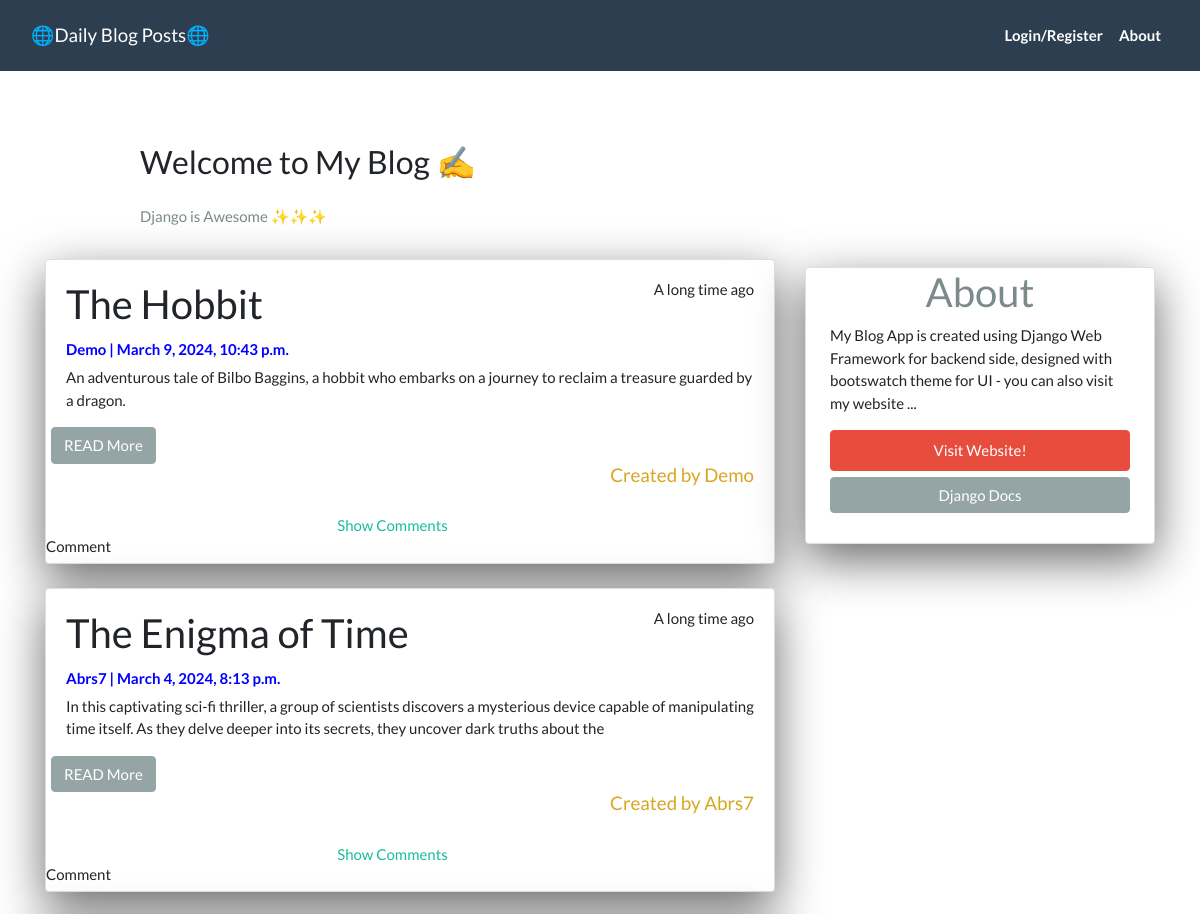
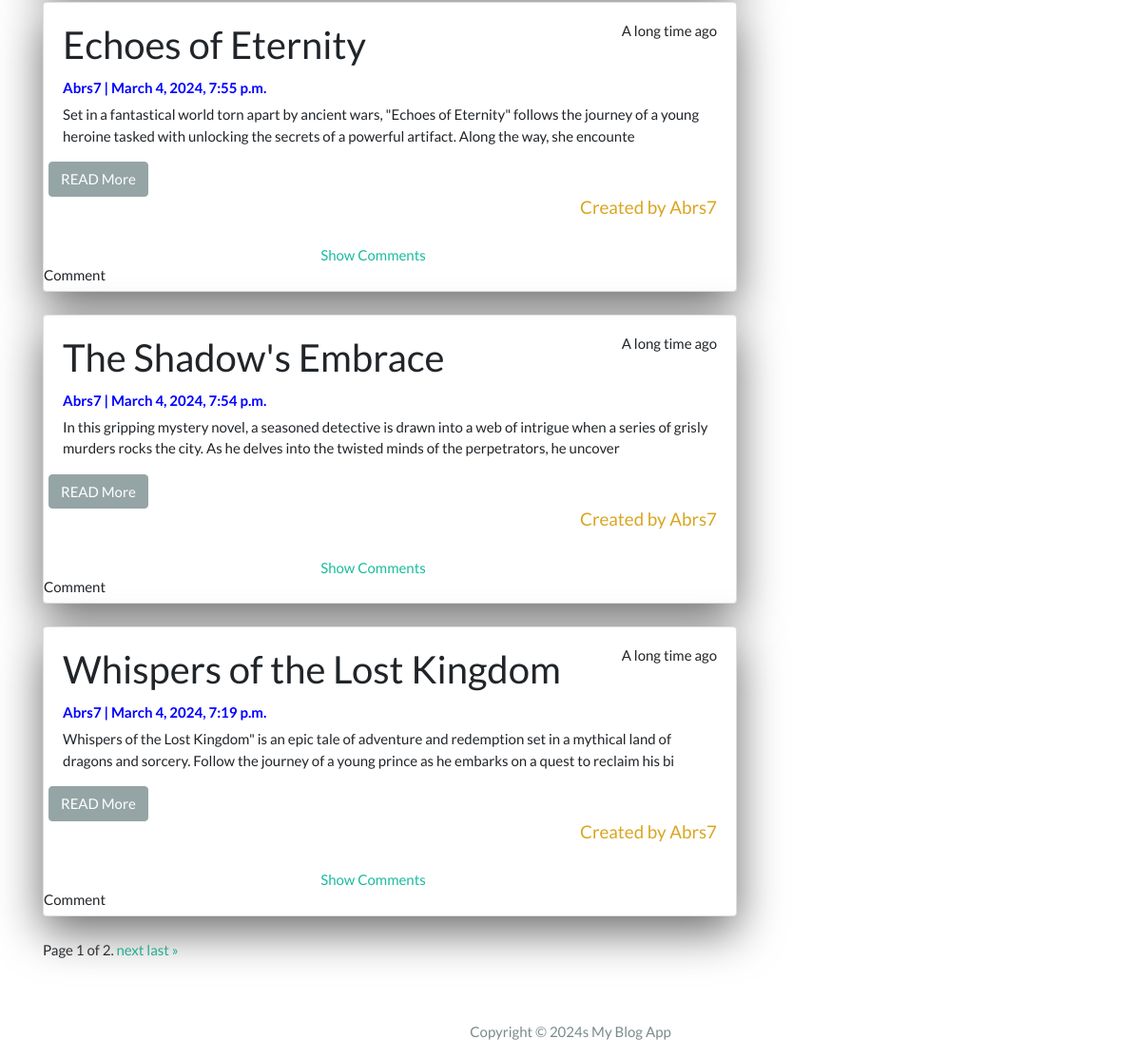
The app's page /app/, older data (2 pictures, top to bottom).
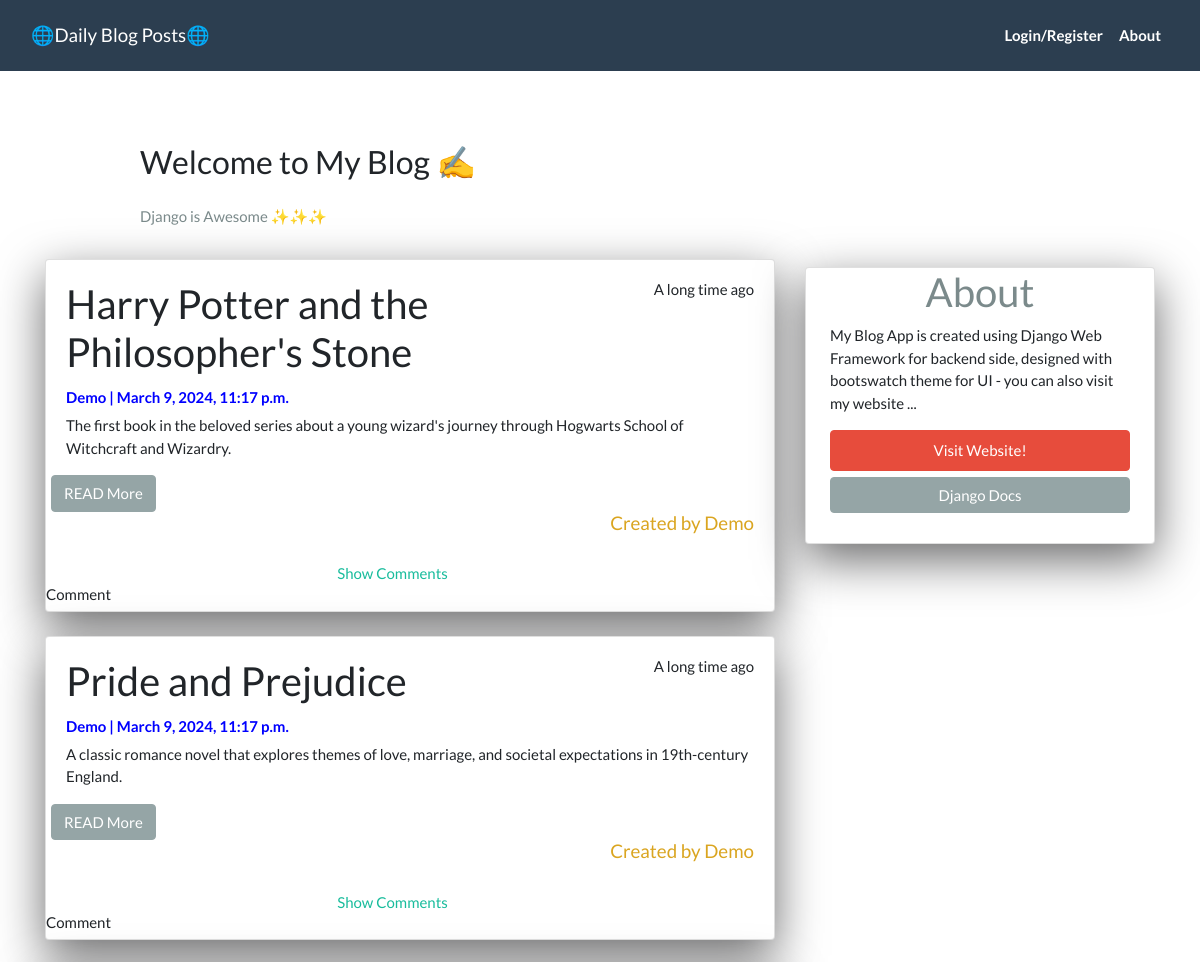
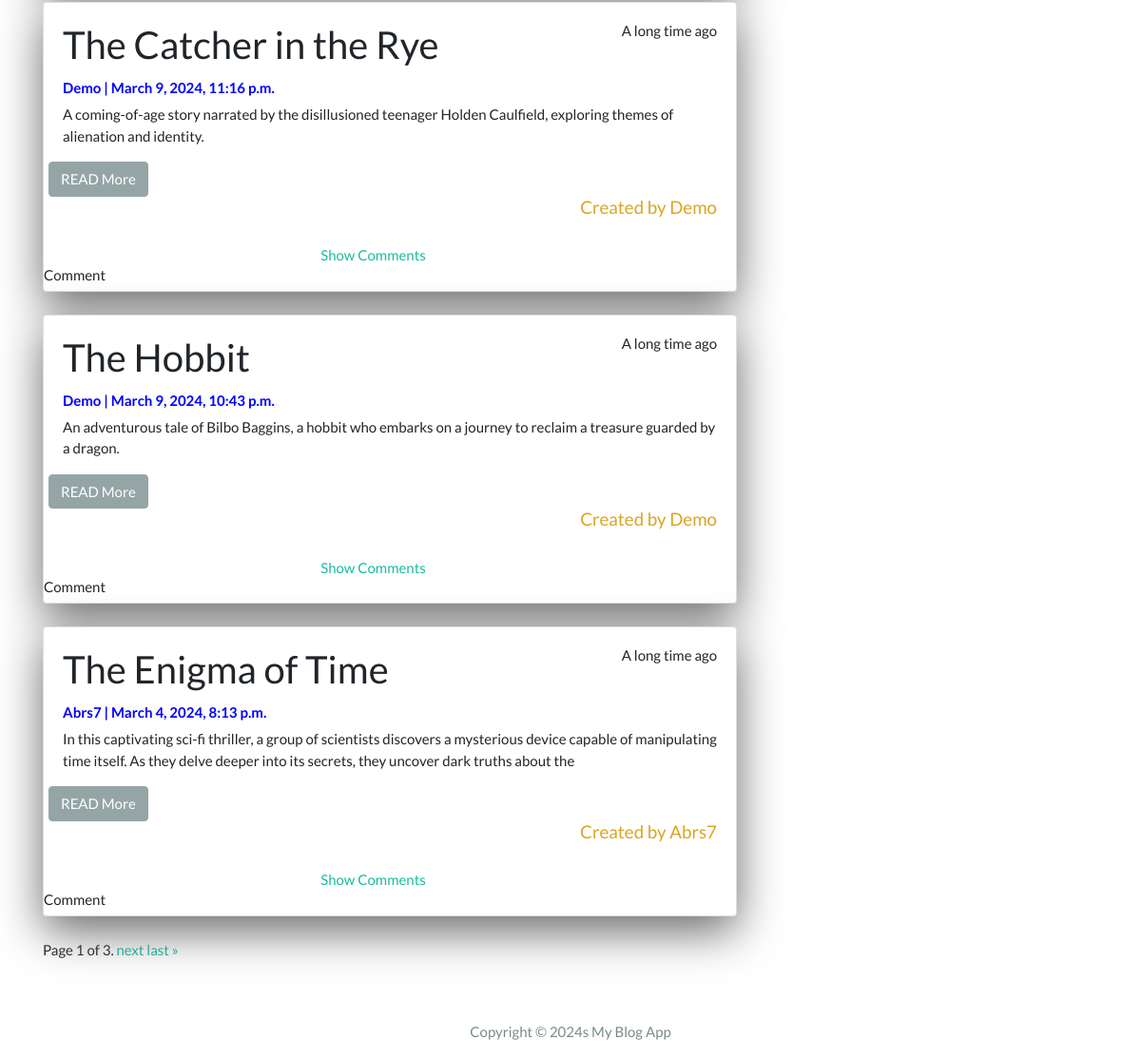
The same page, newer data (2 pictures, top to bottom).
### app/models.py (models this page shows, shortened)
class Post(models.Model):
    title = models.CharField(max_length =256, unique=True)
    slug = models.SlugField(max_length=256, unique=True )
    author = models.ForeignKey(User, on_delete=models.CASCADE, related_name='blog_posts')
    created_on = models.DateTimeField(auto_now_add = True)
    updated_on = models.DateTimeField(auto_now = True)
    content = models.TextField()
    status = models.IntegerField(choices = STATUS, default= 0)
    class Meta():
        ordering = ['-created_on']

### app/views.py (the view)
# urls.py: path('', views.PostList.as_view(), name = 'post_list'),
class PostList(ListView):
    queryset = Post.objects.filter(status=1).order_by('-created_on')
    template_name = 'index.html'
    paginate_by = 5
    def get_context_data(self, **kwargs):
        context = super().get_context_data(**kwargs)
        context['post_id'] = self.kwargs.get('post_id')
        return context

### app/templatetags/custom_filters.py (called while the page is built)
@register.filter(name='first_upper')
def first_upper(value):
    return value[0].upper() + value[1:]

### templates/index.html (shortened to what this page needs)
{% extends "base.html" %}
{% block content %}
<header class="masthead">
  <div class="container">
    <div class="row">
      <div class=" col-md-8 col-md-10 mx-auto">
        <div class="site-heading">
          <h3 class=" site-heading my-4 mt-3 text-black"> Welcome to My Blog ✍️ </h3>
          <p class="text-dark">Django is Awesome ✨✨✨ </p>
        </div>
      </div>
    </div>
  </div>
</header>
<div class="container">
  <div class="row">
    <div class="col-md-8 mt-3 left">
      {% for post in post_list %}
      <div class="card mb-4">
        <div class="card-body">
         <div class="float-right">
          {% if request.user.is_authenticated %}
          {%if request.user.is_active %}
          <h6>Active</h6>
          {% else %}
          <h6>last seen recently</h6>
          {% endif %}
          {% else %}
          <h6>A long time ago</h6>
          {% endif %}
        </div>
          <h2 class="card-title">{{ post.title }}</h2>
          {% load custom_filters %}
          <p class="card-text text-green h6" style="color: blue; font-weight: bolder;">{{ post.author.username| first_upper }} | {{ post.created_on}} </p>
          <p class="card-text">{{post.content|slice:":200"}} </p>
          <div class="row">
          <a href="{% url 'post_detail' post.slug  %}">
         <button class="btn btn-secondary mx-6">READ More</button>
      </a>
      </div>
      {% load custom_filters %}
      <h5 class="text-green mx-12 float-right " style="color: goldenrod;">Created by {{post.author.username|first_upper}}</h5>
        </div>
    <a href="#comments-section" class=" toggle-comments-btn" style="padding-left: 40%;">Show Comments</a>
<div id="comments-section" class="comments-section">
    <div id="comments-container" class="comments-container">
        {% if not post.comments.all %}
        <h6>Comment</h6>
        {% else %}
         {% for comment in post.comments.all%}
        <h4>  {{comment.name}} -> {{comment.created_on}}  </h4>
        <h6>  {{comment.body}} </h6>
         {% endfor %}
        {% endif %}
    </div>
</div>
    </div>
      {% endfor %}
      <div class="pagination">
        <span class="step-links">
            {% if is_paginated %}
                <span class="current">
                    Page {{ page_obj.number }} of {{ paginator.num_pages }}.
                </span>
                {% if page_obj.has_next %}
                    <a href="?page={{ page_obj.next_page_number }}">next</a>
                    <a href="?page={{ paginator.num_pages }}">last &raquo;</a>
                {% endif %}
            {% endif %}
        </span>
    </div>
    </div>
   {% block sidebar %}
   {% include 'sidebar.html'%}
   {% endblock sidebar%}
  </div>
</div>
{%endblock%}

### templates/base.html (shortened to what this page needs)
<!DOCTYPE html>
<html>
  {% load static %}
<head>
  <link rel="stylesheet" href="https://stackpath.bootstrapcdn.com/bootswatch/4.5.2/flatly/bootstrap.min.css">
</head>
<body>
  <nav class="navbar navbar-expand-lg navbar-dark bg-primary" id="mainNav">
    <div class="container-fluid">
      <a class="navbar-brand" href="{% url 'post_list' %}">🌐Daily Blog Posts🌐</a>
      <div class="collapse navbar-collapse" id="navbarResponsive">
        <ul class="navbar-nav ml-auto">
          {% if request.user.is_authenticated %}
          <li class="nav-item text-black">
            <p class="nav-link text-black font-weight-bold" >Welcome {{request.user.username}}</p>
          </li>
          <li class="nav-item text-black">
            <a class="nav-link text-black font-weight-bold" href="{% url 'create_post' %}">Create</a>
          </li>
          {% else %}
          <li class="nav-item text-black">
            <a class="nav-link text-black font-weight-bold" href="{% url 'log_in' %}">Login/Register</a>
          </li>
          {% endif %}
          <li class="nav-item text-black">
            <a class="nav-link text-black font-weight-bold" href="#">About</a>
          </li>
        </ul>
      </div>
    </div>
  </nav>
  <div class="my-5 ">
  {% block content %}{% endblock content %}
</div>
  <footer class="py-3 bg-grey">
    <p class="m-0 text-dark text-center ">Copyright &copy; 2024s My Blog App </p>
  </footer>
</body>
</html>

### templates/sidebar.html (shortened to what this page needs)
{% block sidebar%}
<div class="col-md-4 float-right" style="padding-bottom: 30px;">
<div class=" card my-4 px-4" style="padding-bottom: 30px;">
<h2 class="text-center text-dark red">About </h2>
<p class="card-text"> My Blog App is created using Django Web Framework for backend side, designed with bootswatch
    theme for UI - you can also visit my website ... </p>
    <a href="https://bekbrace.com" class="btn btn-danger px-8 py-2">Visit Website!</a>
    <a href="https://docs.djangoproject.com/en/3.1/" class="btn btn-secondary px-8 " style="margin-top: 6px;">Django Docs</a>
</div>
</div>
{% endblock sidebar %}

### templates/sidebar.html (style rules this page uses)
.card { box-shadow: 0 16px 48px #6a6a6b; }

Row changes from the older to the newer data that the page shows:
no longer on this page (row unchanged): Post: title "Echoes of Eternity", author.username|first_upper "Abrs7", created_on "March 4, 2024, 7:55 p.m.", content "Set in a fantastical world torn apart by ancient wars, \"Echoes of Eternity\" follows the journey of a young heroine tasked with unlocking the secrets of a powerful artifact. Along the way, she encounte", shows "Comment"
no longer on this page (row unchanged): Post: title "The Shadow's Embrace", author.username|first_upper "Abrs7", created_on "March 4, 2024, 7:54 p.m.", content "In this gripping mystery novel, a seasoned detective is drawn into a web of intrigue when a series of grisly murders rocks the city. As he delves into the twisted minds of the perpetrators, he uncover", shows "Comment"
no longer on this page (row unchanged): Post: title "Whispers of the Lost Kingdom", author.username|first_upper "Abrs7", created_on "March 4, 2024, 7:19 p.m.", content "Whispers of the Lost Kingdom\" is an epic tale of adventure and redemption set in a mythical land of dragons and sorcery. Follow the journey of a young prince as he embarks on a quest to reclaim his bi", shows "Comment"
added Post: title "Harry Potter and the Philosopher's Stone", author.username|first_upper "Demo", created_on "March 9, 2024, 11:17 p.m.", content "The first book in the beloved series about a young wizard's journey through Hogwarts School of Witchcraft and Wizardry.", shows "Comment"
added Post: title "Pride and Prejudice", author.username|first_upper "Demo", created_on "March 9, 2024, 11:17 p.m.", content "A classic romance novel that explores themes of love, marriage, and societal expectations in 19th-century England.", shows "Comment"
added Post: title "The Catcher in the Rye", author.username|first_upper "Demo", created_on "March 9, 2024, 11:16 p.m.", content "A coming-of-age story narrated by the disillusioned teenager Holden Caulfield, exploring themes of alienation and identity.", shows "Comment"
Text that changed along with them:
{{ paginator.num_pages }}: "2" → "3"
